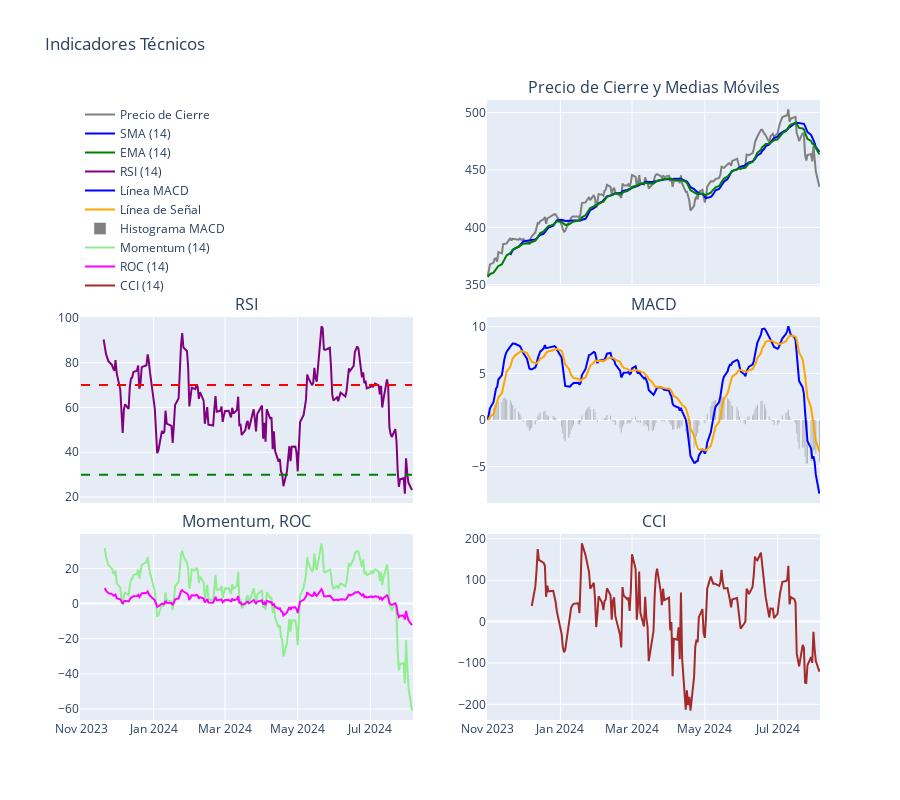

Source (notebook cell):
### Code cell
import numpy as np
import pandas as pd
import plotly.graph_objs as go
import plotly.subplots as sp
import yfinance as yf
from datetime import datetime

ahora = datetime.now().strftime('%Y-%m-%d')

Ticket = 'QQQ'

# Descargar los datos de QQQ
data = yf.download(Ticket, start="2024-01-01", end=ahora,interval='1d')

ahora = datetime.now().strftime('%Y-%m-%d')

Ticket = 'QQQ'

# Descargar los datos de QQQ
data = yf.download(Ticket, start="2023-11-01", end=ahora,interval='1d')

data = data['Close']

# Funciones de cálculo de indicadores

# 1. Media Móvil Simple (SMA)
def simple_moving_average(data, period):
    return data.rolling(window=period).mean()

# 2. Media Móvil Exponencial (EMA)
def exponential_moving_average(data, period):
    return data.ewm(span=period, adjust=False).mean()

# 3. Relative Strength Index (RSI)
def relative_strength_index(data, period):
    delta = data.diff(1)
    gain = delta.where(delta > 0, 0)
    loss = -delta.where(delta < 0, 0)
    
    avg_gain = gain.rolling(window=period).mean()
    avg_loss = loss.rolling(window=period).mean()
    
    rs = avg_gain / avg_loss
    rsi = 100 - (100 / (1 + rs))
    
    return rsi

# 4. Moving Average Convergence Divergence (MACD)
def macd(data, short_period=12, long_period=26, signal_period=9):
    short_ema = data.ewm(span=short_period, adjust=False).mean()
    long_ema = data.ewm(span=long_period, adjust=False).mean()
    
    macd_line = short_ema - long_ema
    signal_line = macd_line.ewm(span=signal_period, adjust=False).mean()
    macd_histogram = macd_line - signal_line
    
    return macd_line, signal_line, macd_histogram

# 5. Tasa de Cambio (ROC)
def rate_of_change(data, period):
    return ((data - data.shift(period)) / data.shift(period)) * 100

# 6. Índice de Canal de Commodities (CCI)
def commodity_channel_index(data, period):
    sma = data.rolling(window=period).mean()
    deviation = data - sma
    mean_deviation = deviation.abs().rolling(window=period).mean()
    
    cci = (data - sma) / (0.015 * mean_deviation)
    return cci

# 7. Momentum
def momentum(data, period):
    return data.diff(period)

# 8. Media Móvil Ponderada (WMA)
def weighted_moving_average(data, period):
    weights = np.arange(1, period + 1)
    wma = data.rolling(window=period).apply(lambda prices: np.dot(prices, weights) / weights.sum(), raw=True)
    return wma

# 9. Desviación Estándar
def standard_deviation(data, period):
    return data.rolling(window=period).std()

# Calcular los indicadores
sma = simple_moving_average(data, 14)
ema = exponential_moving_average(data, 14)
rsi = relative_strength_index(data, 14)
macd_line, signal_line, macd_histogram = macd(data)
roc = rate_of_change(data, 14)
cci = commodity_channel_index(data, 14)
mom = momentum(data, 14)
wma = weighted_moving_average(data, 14)
std_dev = standard_deviation(data, 14)

# Crear gráficos con Plotly
fig = sp.make_subplots(rows=3, cols=2, shared_xaxes=True, vertical_spacing=0.05,
                       subplot_titles=('','Precio de Cierre y Medias Móviles', 'RSI', 'MACD', 'Momentum, ROC','CCI'))

# Gráfico de Precios de Cierre y Medias Móviles
fig.add_trace(go.Scatter(x=data.index, y=data, mode='lines', name='Precio de Cierre', line=dict(color='grey')), row=1, col=2)
fig.add_trace(go.Scatter(x=data.index, y=sma, mode='lines', name='SMA (14)', line=dict(color='blue')), row=1, col=2)
fig.add_trace(go.Scatter(x=data.index, y=ema, mode='lines', name='EMA (14)', line=dict(color='green')), row=1, col=2)

# Gráfico de RSI
fig.add_trace(go.Scatter(x=data.index, y=rsi, mode='lines', name='RSI (14)', line=dict(color='purple')), row=2, col=1)
fig.add_shape(type='line', x0=data.index[0], x1=data.index[-1], y0=70, y1=70, line=dict(color='red', dash='dash'), row=2, col=1)
fig.add_shape(type='line', x0=data.index[0], x1=data.index[-1], y0=30, y1=30, line=dict(color='green', dash='dash'), row=2, col=1)

# Gráfico de MACD
fig.add_trace(go.Scatter(x=data.index, y=macd_line, mode='lines', name='Línea MACD', line=dict(color='blue')), row=2, col=2)
fig.add_trace(go.Scatter(x=data.index, y=signal_line, mode='lines', name='Línea de Señal', line=dict(color='orange')), row=2, col=2)
fig.add_trace(go.Bar(x=data.index, y=macd_histogram, name='Histograma MACD', marker_color='grey'), row=2, col=2)

# Gráfico de Momentum, ROC, CCI
fig.add_trace(go.Scatter(x=data.index, y=mom, mode='lines', name='Momentum (14)', line=dict(color='lightgreen')), row=3, col=1)
fig.add_trace(go.Scatter(x=data.index, y=roc, mode='lines', name='ROC (14)', line=dict(color='magenta')), row=3, col=1)
fig.add_trace(go.Scatter(x=data.index, y=cci, mode='lines', name='CCI (14)', line=dict(color='brown')), row=3, col=2)

# Layout del gráfico
fig.update_layout(title='Indicadores Técnicos',
                  xaxis_title='Fecha',
                  yaxis_title='Valor',
                  height=800,
                  showlegend=True,
                  legend=dict(x=0, y=1.0))

fig.update_xaxes(rangeslider_visible=False)
fig.show()

### Figure 1 — Plotly figure (JSON) as saved in the notebook; plotly's stock layout.template omitted (floating-point values rounded to 4 significant figures; data arrays with more than 128 entries replaced by an {"elided": "..."} marker saying what was removed)
{"data": [{"line": {"color": "grey"}, "mode": "lines", "name": "Precio de Cierre", "type": "scatter", "x": {"elided": "190 str values"}, "xaxis": "x2", "y": {"elided": "190 float values"}, "yaxis": "y2"}, {"line": {"color": "blue"}, "mode": "lines", "name": "SMA (14)", "type": "scatter", "x": {"elided": "190 str values"}, "xaxis": "x2", "y": {"elided": "190 float values"}, "yaxis": "y2"}, {"line": {"color": "green"}, "mode": "lines", "name": "EMA (14)", "type": "scatter", "x": {"elided": "190 str values"}, "xaxis": "x2", "y": {"elided": "190 float values"}, "yaxis": "y2"}, {"line": {"color": "purple"}, "mode": "lines", "name": "RSI (14)", "type": "scatter", "x": {"elided": "190 str values"}, "xaxis": "x3", "y": {"elided": "190 float values"}, "yaxis": "y3"}, {"line": {"color": "blue"}, "mode": "lines", "name": "Línea MACD", "type": "scatter", "x": {"elided": "190 str values"}, "xaxis": "x4", "y": {"elided": "190 float values"}, "yaxis": "y4"}, {"line": {"color": "orange"}, "mode": "lines", "name": "Línea de Señal", "type": "scatter", "x": {"elided": "190 str values"}, "xaxis": "x4", "y": {"elided": "190 float values"}, "yaxis": "y4"}, {"marker": {"color": "grey"}, "name": "Histograma MACD", "type": "bar", "x": {"elided": "190 str values"}, "xaxis": "x4", "y": {"elided": "190 float values"}, "yaxis": "y4"}, {"line": {"color": "lightgreen"}, "mode": "lines", "name": "Momentum (14)", "type": "scatter", "x": {"elided": "190 str values"}, "xaxis": "x5", "y": {"elided": "190 float values"}, "yaxis": "y5"}, {"line": {"color": "magenta"}, "mode": "lines", "name": "ROC (14)", "type": "scatter", "x": {"elided": "190 str values"}, "xaxis": "x5", "y": {"elided": "190 float values"}, "yaxis": "y5"}, {"line": {"color": "brown"}, "mode": "lines", "name": "CCI (14)", "type": "scatter", "x": {"elided": "190 str values"}, "xaxis": "x6", "y": {"elided": "190 float values"}, "yaxis": "y6"}], "layout": {"annotations": [{"font": {"size": 16}, "showarrow": false, "text": "Precio de Cierre y Medias Móviles", "x": 0.775, "xanchor": "center", "xref": "paper", "y": 1, "yanchor": "bottom", "yref": "paper"}, {"font": {"size": 16}, "showarrow": false, "text": "RSI", "x": 0.225, "xanchor": "center", "xref": "paper", "y": 0.65, "yanchor": "bottom", "yref": "paper"}, {"font": {"size": 16}, "showarrow": false, "text": "MACD", "x": 0.775, "xanchor": "center", "xref": "paper", "y": 0.65, "yanchor": "bottom", "yref": "paper"}, {"font": {"size": 16}, "showarrow": false, "text": "Momentum, ROC", "x": 0.225, "xanchor": "center", "xref": "paper", "y": 0.3, "yanchor": "bottom", "yref": "paper"}, {"font": {"size": 16}, "showarrow": false, "text": "CCI", "x": 0.775, "xanchor": "center", "xref": "paper", "y": 0.3, "yanchor": "bottom", "yref": "paper"}], "height": 800, "legend": {"x": 0, "y": 1}, "shapes": [{"line": {"color": "red", "dash": "dash"}, "type": "line", "x0": "2023-11-01T00:00:00", "x1": "2024-08-05T00:00:00", "xref": "x3", "y0": 70, "y1": 70, "yref": "y3"}, {"line": {"color": "green", "dash": "dash"}, "type": "line", "x0": "2023-11-01T00:00:00", "x1": "2024-08-05T00:00:00", "xref": "x3", "y0": 30, "y1": 30, "yref": "y3"}], "showlegend": true, "title": {"text": "Indicadores Técnicos"}, "xaxis": {"anchor": "y", "domain": [0, 0.45], "matches": "x5", "rangeslider": {"visible": false}, "showticklabels": false, "title": {"text": "Fecha"}}, "xaxis2": {"anchor": "y2", "domain": [0.55, 1], "matches": "x6", "rangeslider": {"visible": false}, "showticklabels": false}, "xaxis3": {"anchor": "y3", "domain": [0, 0.45], "matches": "x5", "rangeslider": {"visible": false}, "showticklabels": false}, "xaxis4": {"anchor": "y4", "domain": [0.55, 1], "matches": "x6", "rangeslider": {"visible": false}, "showticklabels": false}, "xaxis5": {"anchor": "y5", "domain": [0, 0.45], "rangeslider": {"visible": false}}, "xaxis6": {"anchor": "y6", "domain": [0.55, 1], "rangeslider": {"visible": false}}, "yaxis": {"anchor": "x", "domain": [0.7, 1], "title": {"text": "Valor"}}, "yaxis2": {"anchor": "x2", "domain": [0.7, 1]}, "yaxis3": {"anchor": "x3", "domain": [0.35, 0.65]}, "yaxis4": {"anchor": "x4", "domain": [0.35, 0.65]}, "yaxis5": {"anchor": "x5", "domain": [0, 0.3]}, "yaxis6": {"anchor": "x6", "domain": [0, 0.3]}}}
